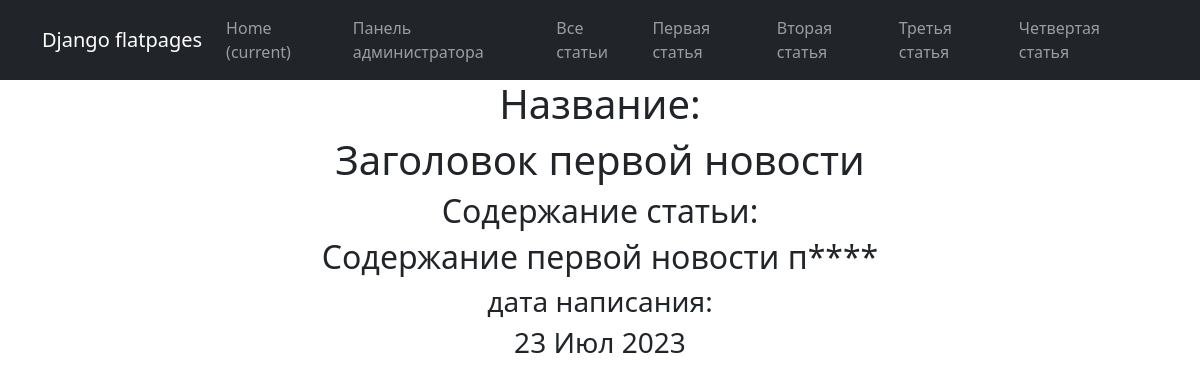
Screenshot of /news/3 with the database file from the repository.
### news/models.py (models this page shows, shortened)
class Post(models.Model):
    author = models.ForeignKey(Author, on_delete=models.CASCADE)
    name = models.CharField(max_length=100,choices = NewsArticles)
    time_in = models.DateTimeField (auto_now_add = True)
    categories = models.ManyToManyField(Category, through=PostCategory)
    title = models.CharField(max_length = 100)
    text = models.TextField()
    rating = models.IntegerField(default=0)

### news/views.py (the view)
# urls.py: path('<int:pk>', PostDetail.as_view(), name='post'),
class PostDetail(DetailView):
    model = Post
    template_name = 'Post.html'
    context_object_name = 'post'

### news/templatetags/custom_censor.py (called while the page is built)
def censor(value):
   STOP_LIST = [
   'редиска',
   'хрен',
   'блин',
   'писец',
   'писос'
]
   for word in STOP_LIST:
      value = value.replace(word, word[:1]+'*' * (len(word)-1))
   return value

### templates/post.html (shortened to what this page needs)
{% extends 'flatpages/default.html' %}
{% load custom_censor %}
{% block content %}
<h1> Название: </h1>
<h1>{{ post.title|censor }}</h1>
<h2>Содержание статьи:</h2>
<h2>{{ post.text|censor }}</h2>
<h3>дата написания:</h3>
<h3>{{ post.time_in|date:'d M Y' }}</h3>
{% endblock content %}

### rows the page displays
Post: title|censor "Заголовок первой новости", text|censor "Содержание первой новости п****", time_in "23 Июл 2023"
